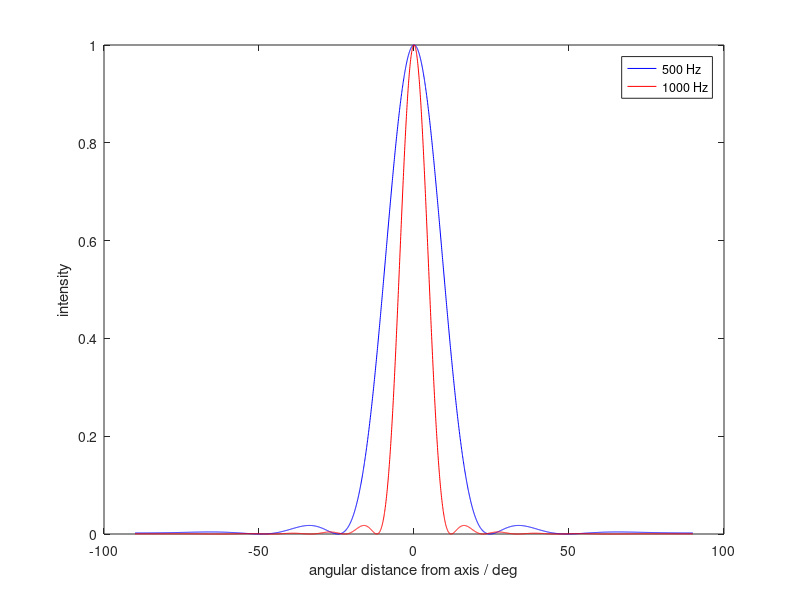
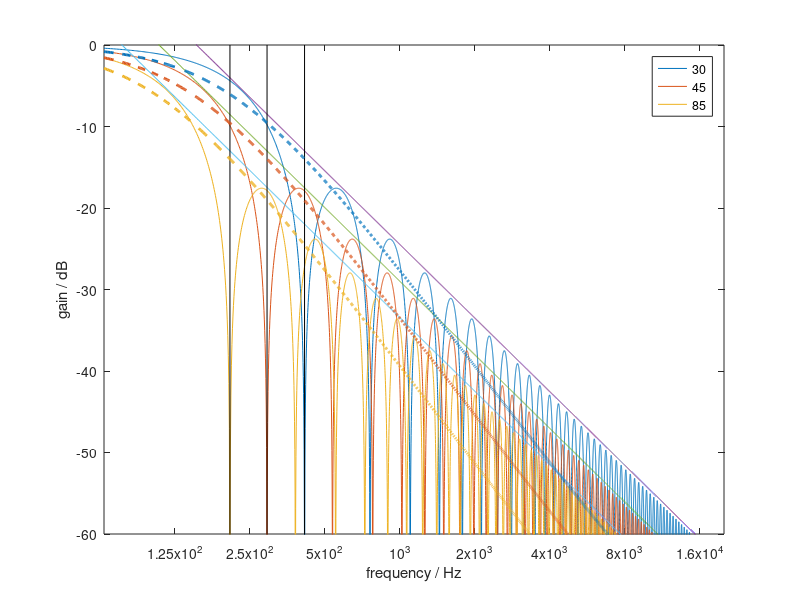

Write MATLAB code to recreate these figures, in order.
function diffraction( a )
% DIFFRACTION - simple diffraction model (airy disk)
%
% This is the prototype implementation for TASCAR.
%
% Author:
% Giso Grimm, Joanna Luberadzka
% 1/2015
  
  if nargin < 1
    a = 1;
  end
  figure
  theta = [-pi/2:0.001:pi/2];
  f = 500;
  w = airy(f,a,theta);
  plot(180/pi*theta,w,'b-');
  hold on;
  f = 1000;
  w = airy(f,a,theta);
  plot(180/pi*theta,w,'r-');
  xlabel('angular distance from axis / deg');
  ylabel('intensity');
  legend({'500 Hz','1000 Hz'});
  saveas(gcf,'diffraction_intensity.eps','epsc');
  figure
  plot_f( a, [30,45,85]);
  saveas(gcf,'diffraction_filter.eps','epsc');

  
function h = plot_f( a, vdeg )
  c = 340;
  f = [65:1:20000]';
  theta = vdeg*pi/180;
  w = airy(f,a,theta);
  h = plot(f,10*log10(w));
  hold on;
  f0 = 3.8317*c./(2*pi*a*sin(theta))
  m = 20*log10(2*sqrt(2));
  g0 = -13;
  plot(f,g0-m*log2(f*(1./f0)));
  plot([f0;f0],[-90,0],'k-');
  k = 1;
  for vf0=f0
    col = get(h(k),'Color');
    plot(f,lpf(f,vf0),'--','linewidth',2,'Color',col);
    k = k+1;
  end
  set(gca,'XScale','log','XTick',1000*2.^[-3:5],...
	  'XLim',[min(f),max(f)],'YLim',[-60,0]);
  legend(num2str(vdeg'));
  xlabel('frequency / Hz');
  ylabel('gain / dB');
  
function H = lpf( f, f0 )
  fs = 44100;
  A = [1,-exp(-pi*f0/fs)];
  B = 1+A(2);
  %[B,A] = butter(1,0.5*f0/fs)
  B
  A
  irs = zeros(fs,1);
  irs(1) = 1;
  irs = filter(B,A,irs);
  irs = filter(B,A,irs);
  cf = zeros(1+round(0.5*fs/f0),1);
  cf(1) = 1;
  cf(end) = 1;
  %irs = filter(0.5*cf,1,irs);
  H = 20*log10(abs(fft(irs)));
  H = H(round(f)+1);
  
  
function w = airy( f, a, theta )
  c = 340;
  k = 2*pi*f/c;
  x = k*a*sin(theta);
  idx = find(x==0);
  x(idx) = x(idx)+eps;
  w = abs(2*besselj(1,x)./x).^2;
  